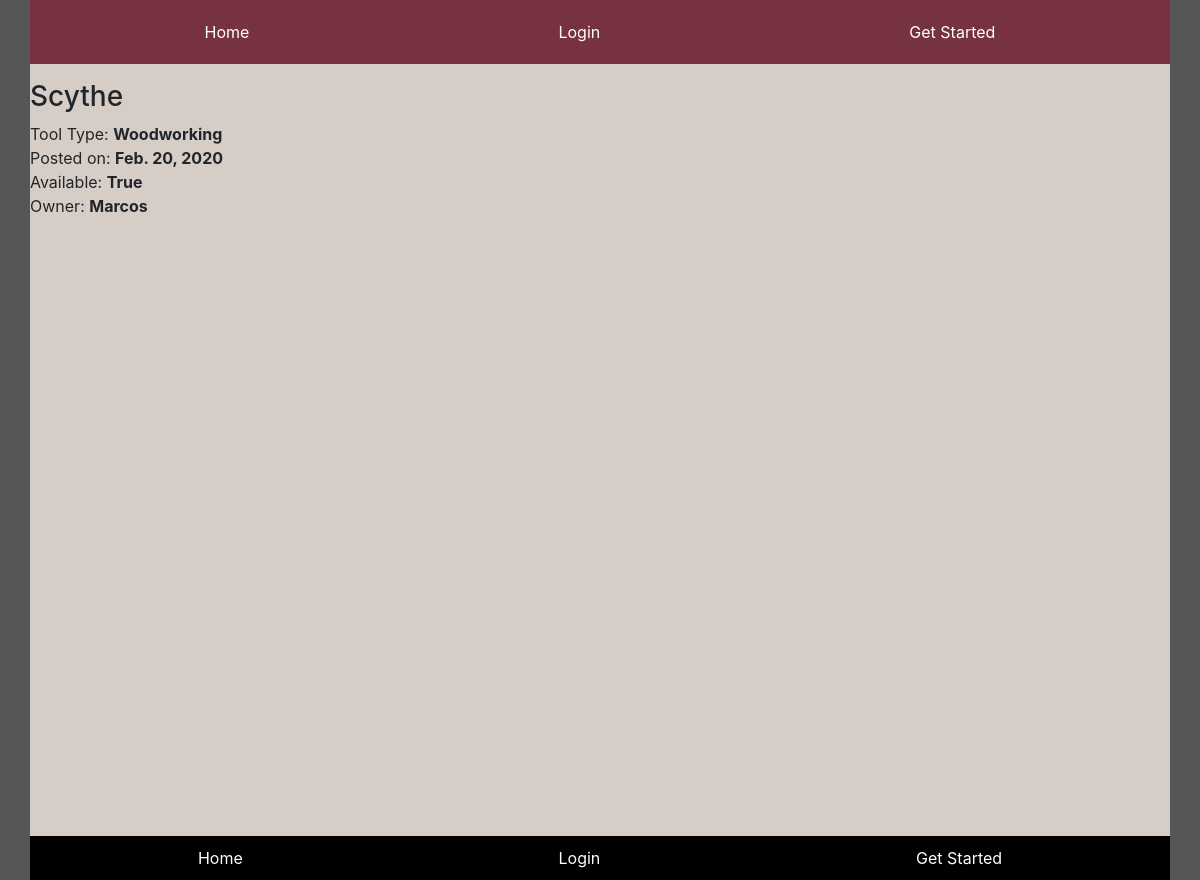
Screenshot of /3/ with the database file from the repository.
### tools/models.py (models this page shows, shortened)
class Tool(models.Model):
    TYPES = [
        ('Automobile', 'Auto'),
        ('Plumbing', 'Plumbing'),
        ('Bike', 'Bike'),
        ('Yard', 'Yard'),
        ('Woodworking', 'Woodworking'),
    ]
    BOOL = [
    (True, 'Yes'),
    (False, 'No')
]
    owner = models.ForeignKey(User, on_delete=models.CASCADE, null=True)
    tool = models.CharField(max_length = 50, default = '')
    type = models.CharField(max_length = 30, choices=TYPES, default='AUTO')
    posted = models.DateField(default=datetime.date.today)
    available = models.BooleanField(choices=BOOL)

### tools/views.py (the view)
# urls.py: path('<int:pk>/', views.DetailView.as_view(), name = 'detail'),
class DetailView(generic.DetailView):
    template_name = 'tools/detail.html'
    model = Tool

### tools/templates/tools/detail.html
{% extends 'base.html' %}
{% block content %}
<h3>{{ tool.tool }}</h3>
<div id='detail-row' class="row no-gutters">
    <div id='detail-item' class="col">Tool Type: <strong>{{ tool.type }}</strong></div>
</div>
<div id='detail-row' class="row no-gutters">
    <div id='detail-item' class="col">Posted on: <strong>{{ tool.posted }}</strong></div>
</div>
<div id='detail-row' class="row no-gutters">
    <div id='detail-item' class="col">Available: <strong>{{ tool.available }}</strong></div>
</div>
<div id='detail-row'class="row no-gutters">
    <div id='detail-item' class="col">Owner: <strong>{{ tool.owner }}</strong></div>
</div>
{% endblock content %}

### static/css/styles.css (style rules this page uses)
body { background-color: #565656; }
.row { padding: 0; }

### rows the page displays
Tool: tool "Scythe", type "Woodworking", posted "Feb. 20, 2020", available "True", owner "Marcos"
